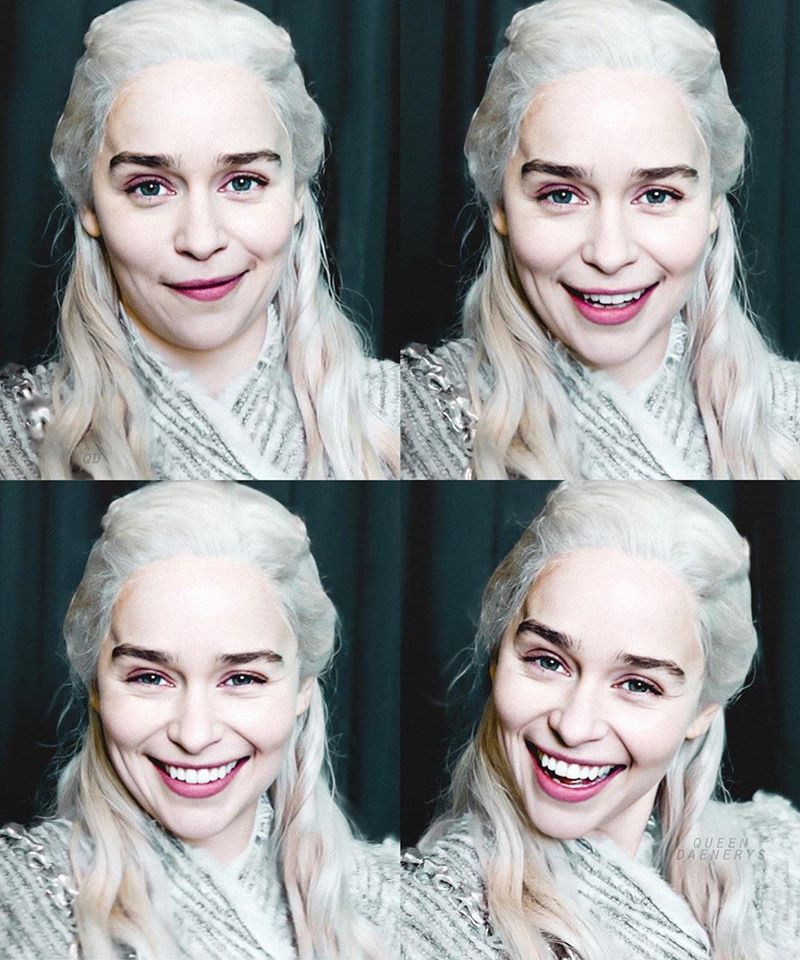
#> input picture imagenes/4Rostros.jpg, 800 x 960 px, given in place of the camera
$ python T2_ManosDeColores.py
#> lines starting #> are read from the running program, lines starting #| are printed output that depends on the picture; after the words box and inside, x2 and y2 are one past the last pixel; in counts of white or black regions, pixels touching at a corner belong together
import cv2 #import cv2
from cv2 import bitwise_and
import numpy as np

def figColor(imageHSV):
    redBajo1 = np.array([0, 100, 20], np.uint8)
    redAlto1 = np.array([10, 255, 255], np.uint8)
    redBajo2 = np.array([175, 100, 20], np.uint8)
    redAlto2 = np.array([180, 255, 255], np.uint8)

    orangeBajo = np.array([11, 100, 20], np.uint8)
    orangeAlto = np.array([14, 255, 255], np.uint8)

    yellowBajo = np.array([15, 100, 20], np.uint8)
    yellowAlto = np.array([45, 255, 255], np.uint8)

    greenBajo = np.array([46, 100, 20], np.uint8)
    greenAlto = np.array([75, 255, 255], np.uint8)

    blueBajo = np.array([85, 100, 20], np.uint8)
    blueAlto = np.array([135, 255, 255], np.uint8)

    maskRed1 = cv2. inRange(imageHSV, redBajo1, redAlto1)
    maskRed2 = cv2. inRange(imageHSV, redBajo2, redAlto2)
    maskRed = cv2. add(maskRed1, maskRed2)
    maskOrange = cv2. inRange(imageHSV, orangeBajo, orangeAlto)
    maskYellow = cv2. inRange(imageHSV, yellowBajo, yellowAlto)
    maskGreen = cv2. inRange(imageHSV, greenBajo, greenAlto)
    maskBlue = cv2. inRange(imageHSV, blueBajo, blueAlto)

    contornoRed, _ = cv2.findContours(maskRed, cv2.RETR_EXTERNAL, cv2.CHAIN_APPROX_SIMPLE)
    contornoOrange, _ = cv2.findContours(maskOrange, cv2.RETR_EXTERNAL, cv2.CHAIN_APPROX_SIMPLE)
    contornoYellow, _ = cv2.findContours(maskYellow, cv2.RETR_EXTERNAL, cv2.CHAIN_APPROX_SIMPLE)
    contornoGreen, _ = cv2.findContours(maskGreen, cv2.RETR_EXTERNAL, cv2.CHAIN_APPROX_SIMPLE)
    contornoBlue, _ = cv2.findContours(maskBlue, cv2.RETR_EXTERNAL, cv2.CHAIN_APPROX_SIMPLE)

    textColor = ' ' + '| Color: '
    if len(contornoRed) > 0:
        textColor = ' ' + 'Rojo'
    elif len(contornoOrange) > 0:
        textColor = ' ' + 'Naranja'
    elif len(contornoYellow) > 0:
        textColor = ' ' + 'Amarillo'
    elif len(contornoGreen) > 0:
        textColor = ' ' + 'Verde'
    elif len(contornoBlue) > 0:
        textColor = ' ' + 'Azul'
    return textColor

def figName(contorno):
    nombreFiguraTmp = 'Forma: '
    nombreFigura = nombreFiguraTmp + ' '
    epsilon = 0.01 * cv2.arcLength(contorno, True)
    approx = cv2.approxPolyDP(contorno, epsilon, True)
    nombreFigura = figMasLineas(contorno)
    return [nombreFigura, approx]

def figMasLineas(contorno):
    nombreFiguraTmp = 'Forma: '
    nombreFigura = nombreFiguraTmp + 'error'
    # valor que se cambia y valor de margen de error | sacar la longitud del contorno
    epsilon = float(0.1e-3) * cv2.arcLength(contorno, True)
    # Valor aproximado : contorno | valor a cambiar | Que sea mas aproximaod al resultado
    approx = cv2.approxPolyDP(contorno, epsilon, True) # contorno, epsilon, True
    if len(approx) >= 401:
        nombreFigura = nombreFiguraTmp + 'Mano '
    return nombreFigura + str(len(approx))

image = cv2.VideoCapture(0, cv2.CAP_DSHOW)

while(image.isOpened()): #Mientras la camara este abierta
    ret, imagen = image.read()
#> imagen is the input picture: shape (960, 800, 3); mean B, G, R 150, 149.4, 148.5
    if ret == True:
        gray = cv2.cvtColor(imagen, cv2.COLOR_BGR2GRAY) #Convertir a escala de grises
        canny = cv2.Canny(gray, 10, 150) #Deteccion de bordes
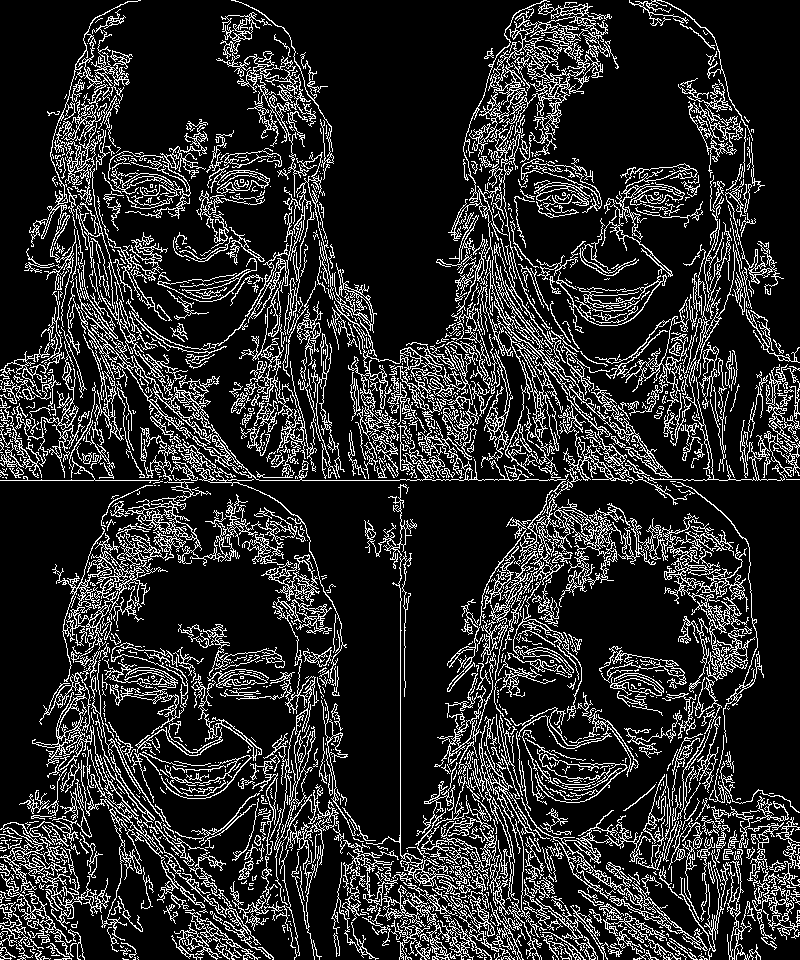
#> canny: shape (960, 800); 16.9% white in thin lines or dots
        canny = cv2.dilate(canny, None, iterations=1) #Dilatacion
#> canny: shape (960, 800); 48.2% white; 2 white regions, box (x1, y1, x2, y2) and area: (0, 0, 800, 960) 369729, (169, 322, 189, 343) 250
        canny = cv2.erode(canny, None, iterations=1)#Erosion
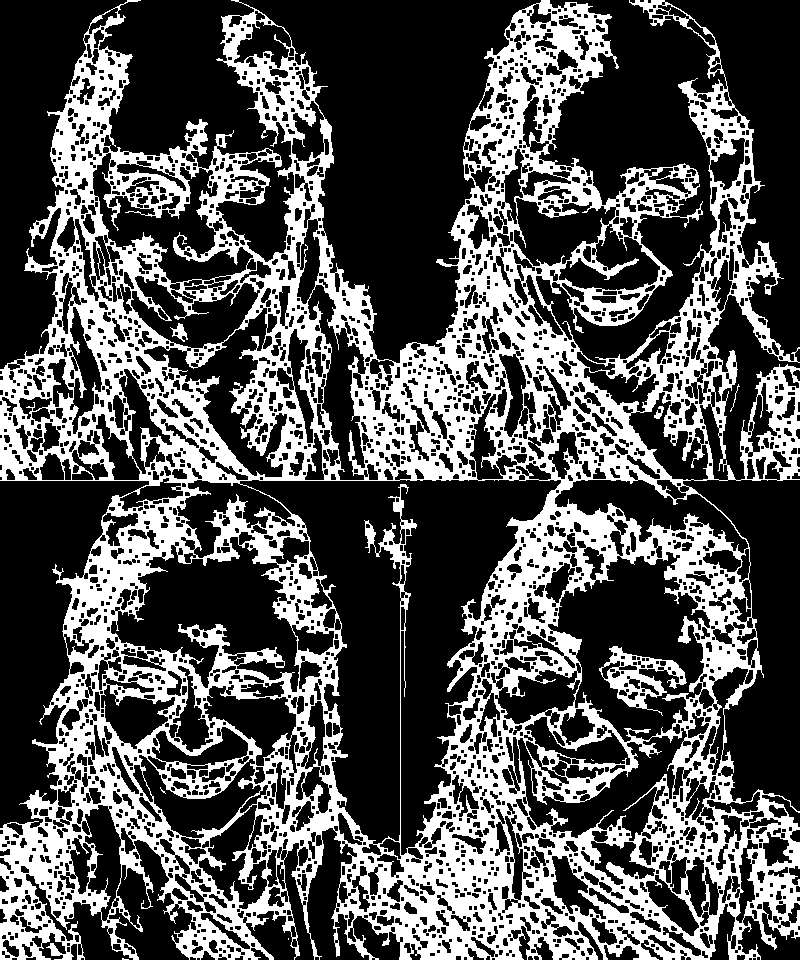
#> canny: shape (960, 800); 32.9% white; 11 white regions (6 under 20 px)
        contornos, _ = cv2.findContours(canny, cv2.RETR_EXTERNAL, cv2.CHAIN_APPROX_SIMPLE) #Deteccion de contornos
#> contornos = 5 contours, 4 with area under 20; largest, box (x1, y1, x2, y2) and area: (0, 0, 800, 960) 546128
        imageHSV = cv2.cvtColor(imagen, cv2.COLOR_BGR2HSV)#Convertir a HSV
#> imageHSV: shape (960, 800, 3); mean H, S, V 75.1, 40, 156.4

        for c in contornos:
            x, y, w, h = cv2.boundingRect(c) #Obtener el rectangulo que engloba el contorno
            imgAux = np.zeros(imagen.shape[:2], dtype='uint8') #Crear una imagen auxiliar
            imgAux = cv2.drawContours(imgAux, [c], -1, 255, -1) #Dibujar el contorno en la imagen auxiliar
            maskHSV = bitwise_and(imageHSV, imageHSV, mask=imgAux) #Obtener la mascara de la imagen auxiliar
            figAll=figName(c) #Obtener el nombre de la figura
            textoFig = figAll[0]+figColor(maskHSV) #Obtener el nombre de la figura y el color
            cv2.putText(imagen, textoFig, (x, y-5), 1, 1, (52, 55, 52), 1) #Escribir el nombre de la figura
            cv2.drawContours(imagen, [figAll[1]], 0, (0, 255, 0), 2) #Dibujar el contorno de la figura
#> this loop made 5 passes
#> (x, y, w, h, textColor in figColor, textoFig) on passes 1, 3, 4: (122, 958, 7, 2, ' | Color: ', 'Forma: error5 | Color: '), (730, 384, 10, 28, ' | Color: ', 'Forma: error31 | Color: '), (270, 186, 1, 1, ' | Color: ', 'Forma: error1 | Color: ')
#> (x, y, w, h, figAll, textColor in figColor) on pass 2: (288, 938, 1, 2, ['Forma: error2', [[288, 938], [288, 939]]], ' | Color: ')
#> pass 1, `imgAux = cv2.drawContours(imgAux, [c], -1, 255, -1)`:
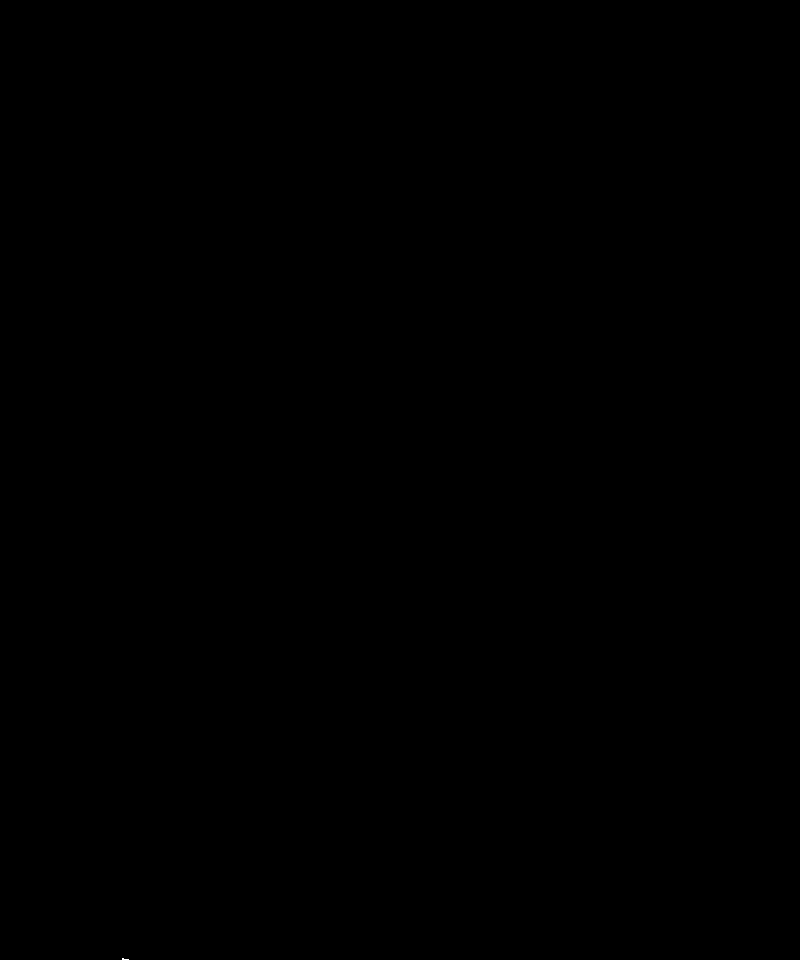
#> imgAux: shape (960, 800); 0% white in thin lines or dots, all inside (x1, y1, x2, y2) = (122, 958, 129, 960)
#> after the loop:
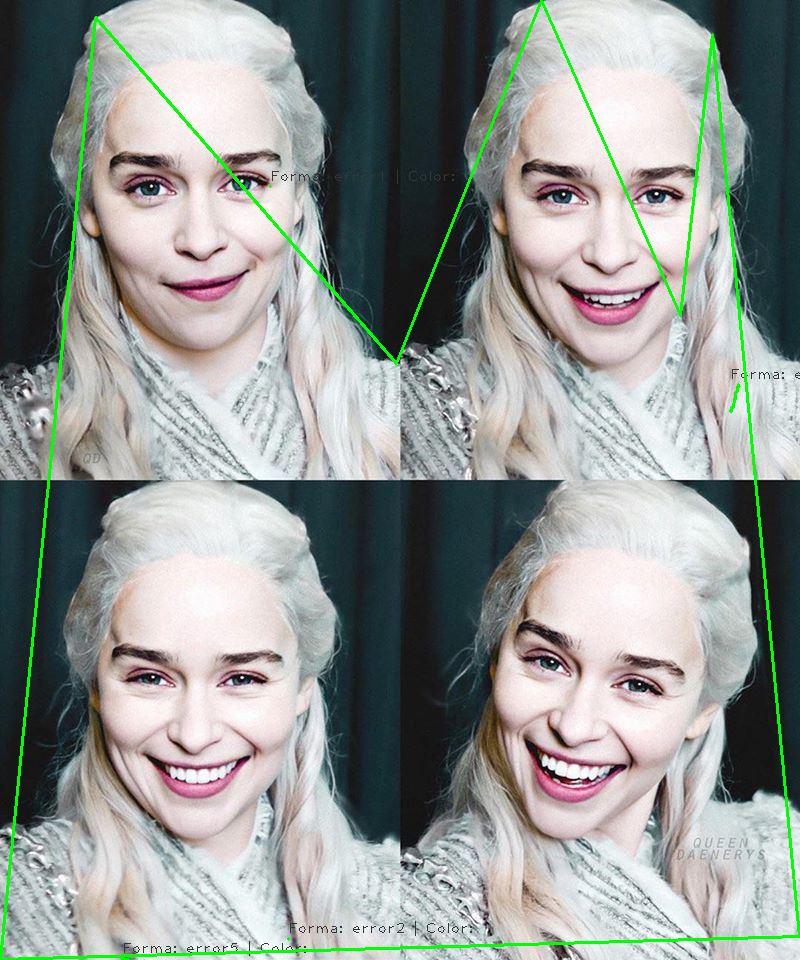
#> imagen: shape (960, 800, 3); 1.73% of pixels changed, all inside (x1, y1, x2, y2) = (0, 0, 800, 960)
#> after the loop:
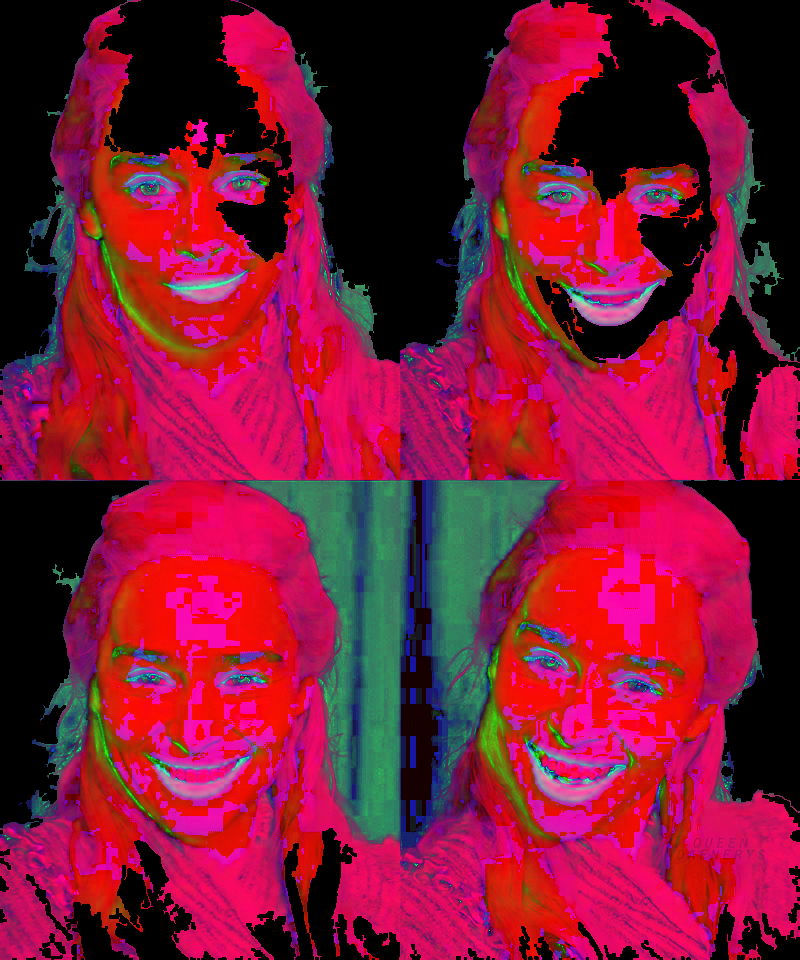
#> maskHSV: shape (960, 800, 3); mean B, G, R 52.9, 22.9, 125.6

        cv2.imshow('imagen', imagen)
        if cv2.waitKey(1) & 0xFF == ord('q'):
#> (key q is pressed here)
            break
    else:
        break

image.release()
cv2.destroyAllWindows()

$ run again, on imagenes/Arturo.jpg
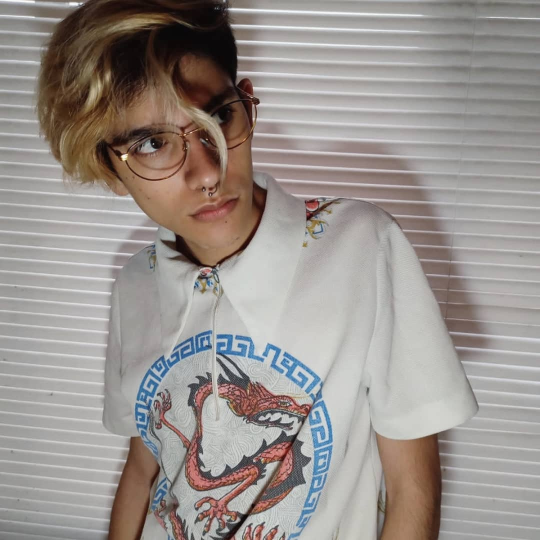
#> input picture imagenes/Arturo.jpg, 1080 x 1080 px, given in place of the camera (shown at 1/2 size)
#> imagen is the input picture: shape (1080, 1080, 3); mean B, G, R 142, 146.3, 153.3
#> `canny = cv2.erode(canny, None, iterations=1)#Erosion`:
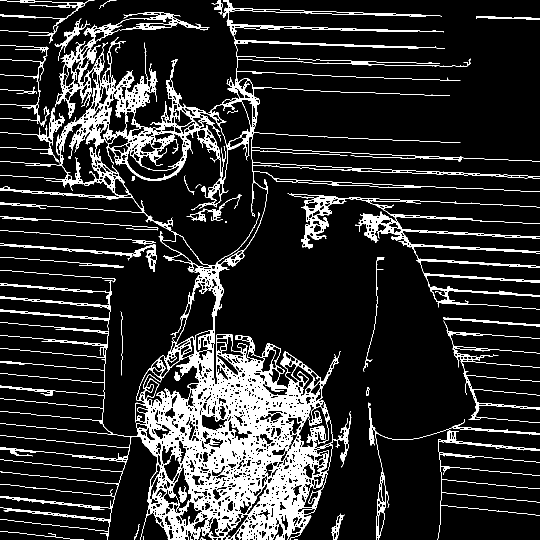
#> canny: shape (1080, 1080) (shown at 1/2 size); 13.9% white; 37 white regions (4 under 20 px)
#> contornos = 29 contours, 5 with area under 20; largest, box (x1, y1, x2, y2) and area: (0, 0, 1080, 1080) 260695, (575, 386, 1080, 619) 12464, (737, 805, 1080, 1080) 2446, (0, 540, 231, 661) 2042, (887, 641, 1080, 846) 1988
#> imageHSV: shape (1080, 1080, 3); mean H, S, V 33.9, 33.2, 155.2
#> the loop `for c in contornos:` made 29 passes
#> (x, y, w, h, textColor in figColor, textoFig) on passes 1, 2, 4, 6, 7: (588, 1078, 7, 2, ' | Color: ', 'Forma: error5 | Color: '), (401, 1075, 11, 5, ' | Color: ', 'Forma: error13 | Color: '), (0, 1062, 167, 18, ' | Color: ', 'Forma: error79 | Color: '), (663, 1027, 26, 53, ' | Color: ', 'Forma: error56 | Color: '), (875, 905, 205, 175, ' Rojo', 'Forma: Mano 489 Rojo')
#> after the loop `for c in contornos:`:
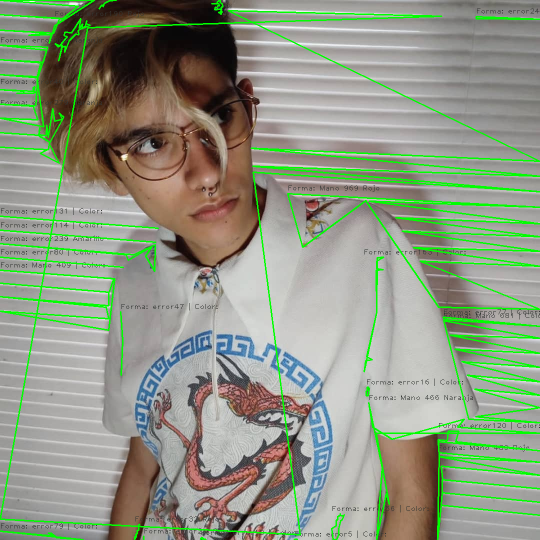
#> imagen: shape (1080, 1080, 3) (shown at 1/2 size); 6.51% of pixels changed, all inside (x1, y1, x2, y2) = (0, 0, 1080, 1080)

$ run again, on imagenes/Chica.jpg
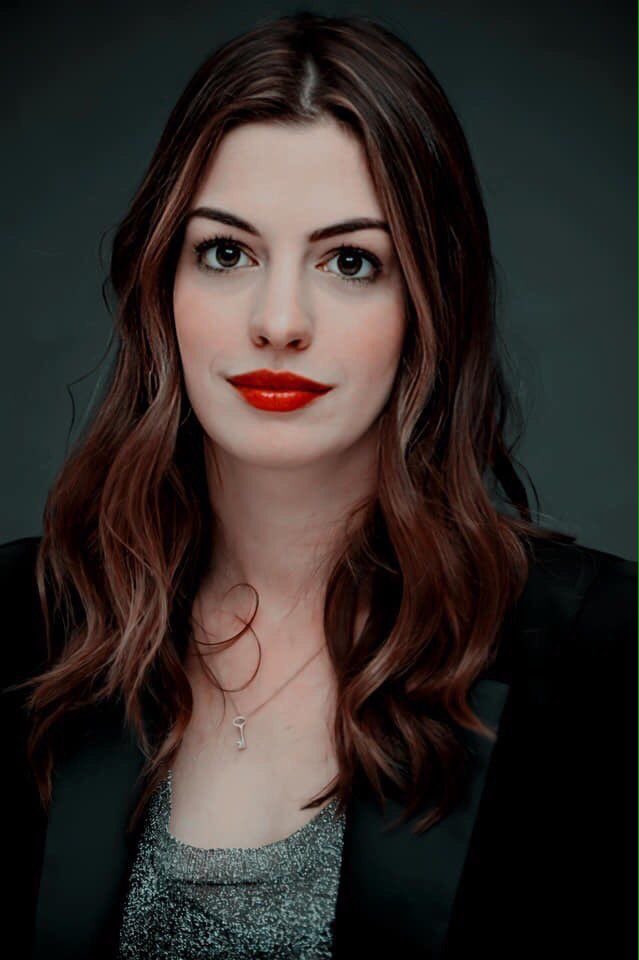
#> input picture imagenes/Chica.jpg, 639 x 960 px, given in place of the camera
#> imagen is the input picture: shape (960, 639, 3); mean B, G, R 41, 43.6, 50.9
#> `canny = cv2.erode(canny, None, iterations=1)#Erosion`:
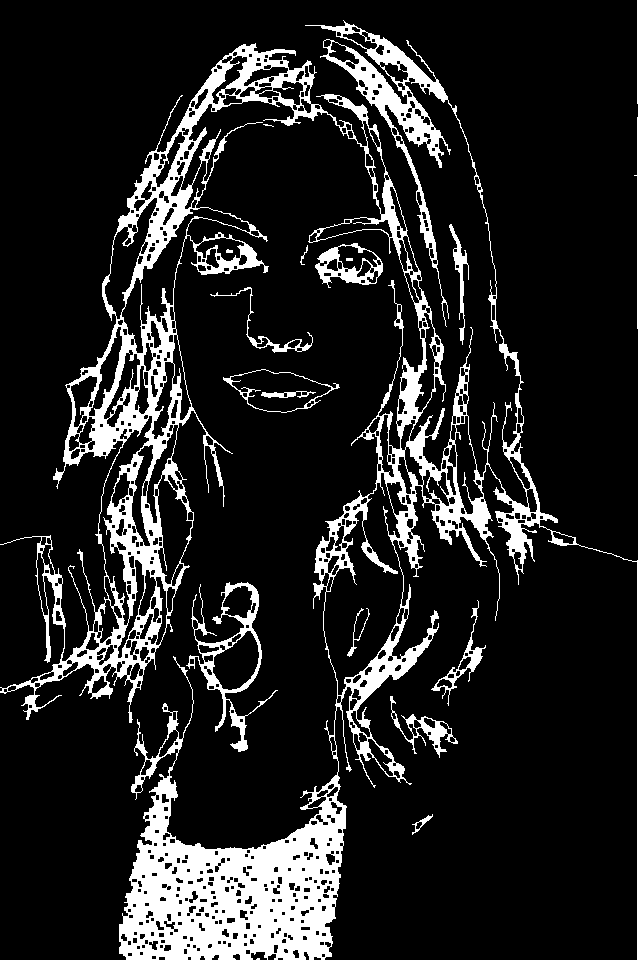
#> canny: shape (960, 639); 13.9% white; 16 white regions (2 under 20 px)
#> contornos = 12 contours, 3 with area under 20; largest, box (x1, y1, x2, y2) and area: (0, 0, 639, 960) 125378, (186, 582, 278, 752) 4782, (223, 369, 340, 413) 2917, (315, 243, 383, 288) 1978, (390, 696, 458, 758) 886
#> imageHSV: shape (960, 639, 3); mean H, S, V 52.9, 105, 55.3
#> the loop `for c in contornos:` made 12 passes
#> after the loop `for c in contornos:`:
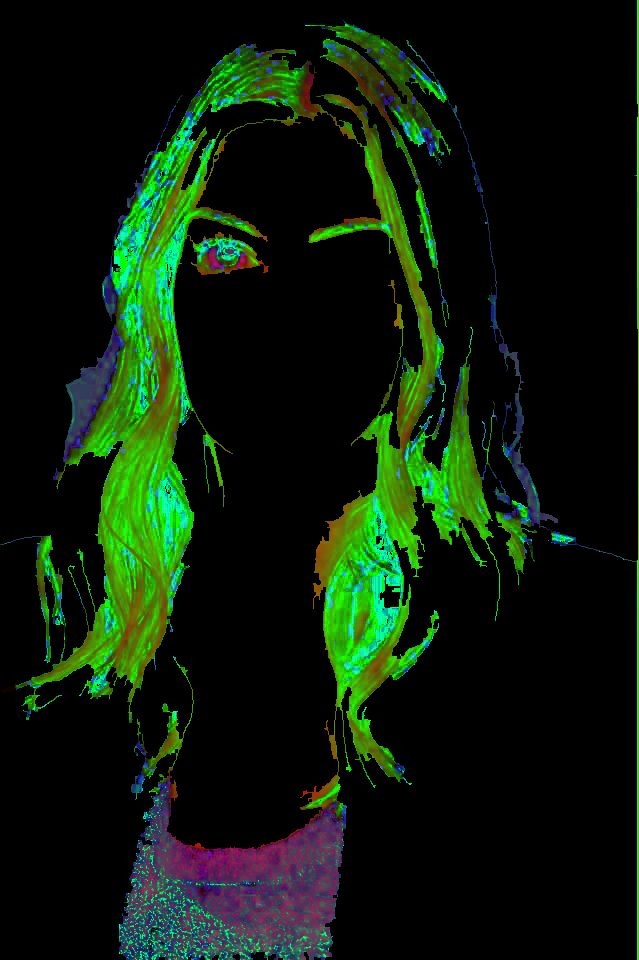
#> maskHSV: shape (960, 639, 3); mean B, G, R 9.7, 28.1, 11.8
